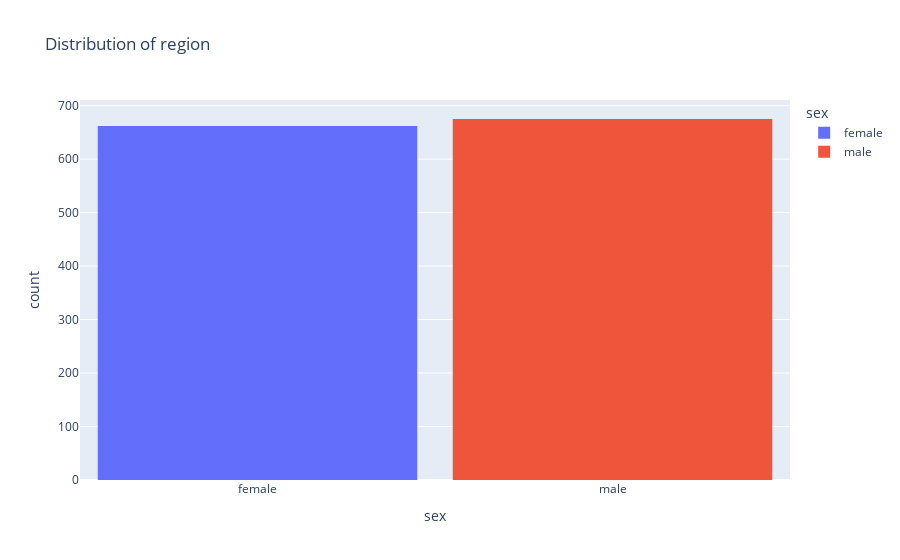

Write notebook code for a chart like this one.
### Code cell
fig = px.histogram(
    insurance,
    x = 'sex',
    color = 'sex',
    title= 'Distribution of region'
)

fig.update_layout(bargap = 0.1)
fig.show()

### Figure 1 — Plotly figure (JSON) as saved in the notebook; plotly's stock layout.template omitted (floating-point values rounded to 4 significant figures; data arrays with more than 128 entries replaced by an {"elided": "..."} marker saying what was removed)
{"data": [{"alignmentgroup": "True", "bingroup": "x", "hovertemplate": "sex=%{x}<br>count=%{y}<extra></extra>", "legendgroup": "female", "marker": {"color": "#636efa", "pattern": {"shape": ""}}, "name": "female", "offsetgroup": "female", "orientation": "v", "showlegend": true, "type": "histogram", "x": {"elided": "662 str values"}, "xaxis": "x", "yaxis": "y"}, {"alignmentgroup": "True", "bingroup": "x", "hovertemplate": "sex=%{x}<br>count=%{y}<extra></extra>", "legendgroup": "male", "marker": {"color": "#EF553B", "pattern": {"shape": ""}}, "name": "male", "offsetgroup": "male", "orientation": "v", "showlegend": true, "type": "histogram", "x": {"elided": "675 str values"}, "xaxis": "x", "yaxis": "y"}], "layout": {"bargap": 0.1, "barmode": "relative", "legend": {"title": {"text": "sex"}, "tracegroupgap": 0}, "title": {"text": "Distribution of region"}, "xaxis": {"anchor": "y", "categoryarray": ["female", "male"], "categoryorder": "array", "domain": [0, 1], "title": {"text": "sex"}}, "yaxis": {"anchor": "x", "domain": [0, 1], "title": {"text": "count"}}}}
